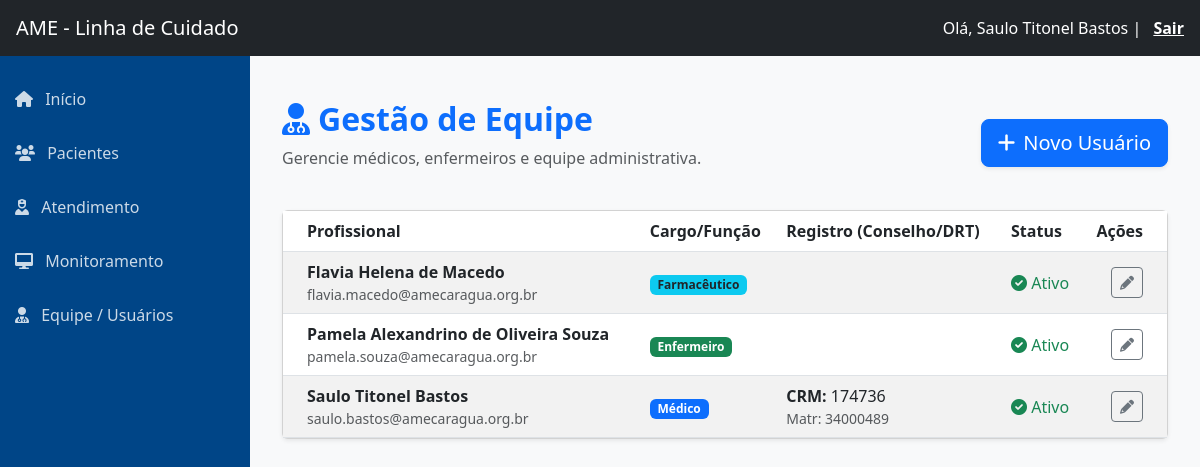
/usuarios/ (signed in), run on the app's committed database.
### core/models.py (models this page shows, shortened)
class Usuario(AbstractUser):
    mudar_senha = models.BooleanField(default=False, verbose_name="Forçar Troca de Senha")
    email_verificado = models.BooleanField(default=False, verbose_name="Email Verificado")
    TIPO_PROFISSIONAL_CHOICES = [
        ('MED', 'Médico'),
        ('ENF', 'Enfermeiro'),
        ('NUT', 'Nutricionista'),
        ('FAR', 'Farmacêutico'),
    ]
    TIPO_REGISTRO_CHOICES = [
        ('CRM', 'CRM'),
        ('COREN', 'COREN'),
        ('CRN', 'CRN'),
        ('CRF', 'CRF'),
    ]
    tipo_profissional = models.CharField(
        max_length=3,
        choices=TIPO_PROFISSIONAL_CHOICES,
        null=True,
        blank=True,
        verbose_name="Tipo Profissional"
    )
    tipo_registro = models.CharField(
        max_length=10,
        choices=TIPO_REGISTRO_CHOICES,
        null=True,
        blank=True,
        verbose_name="Conselho (Ex: CRM)"
    )
    registro_profissional = models.CharField(
        max_length=20,
        null=True,
        blank=True,
        verbose_name="Número do Conselho"
    )
    drt = models.CharField(
        max_length=20,
        null=True,
        blank=True,
        verbose_name="DRT / Matrícula"
    )

### core/views.py (the view, shortened to what this page needs)
# urls.py: path('usuarios/', views.gestao_usuarios, name='gestao_usuarios'),
@login_required
def gestao_usuarios(request):
    users = Usuario.objects.all().order_by('first_name')
    return render(request, 'gestao_usuarios.html', {'users': users})

### core/templates/gestao_usuarios.html (shortened to what this page needs)
{% extends 'base.html' %}
{% load static %}
{% block content %}
<div class="container mt-4">
    <div class="d-flex justify-content-between align-items-center mb-4">
        <div>
            <h2 class="text-primary fw-bold"><i class="fas fa-user-md me-2"></i>Gestão de Equipe</h2>
            <p class="text-muted">Gerencie médicos, enfermeiros e equipe administrativa.</p>
        </div>
        <button type="button" class="btn btn-primary btn-lg shadow-sm" data-bs-toggle="modal" data-bs-target="#modalUsuario">
            <i class="fas fa-plus me-2"></i>Novo Usuário
        </button>
    </div>
    <div class="card shadow-sm">
        <div class="card-body p-0">
            <table class="table table-hover table-striped mb-0 align-middle">
                <thead class="bg-light">
                    <tr>
                        <th class="ps-4">Profissional</th>
                        <th>Cargo/Função</th>
                        <th>Registro (Conselho/DRT)</th>
                        <th>Status</th>
                        <th class="text-end pe-4">Ações</th>
                    </tr>
                </thead>
                <tbody>
                    {% for u in users %}
                    <tr>
                        <td class="ps-4">
                            <div class="fw-bold">{{ u.get_full_name|default:u.username }}</div>
                            <div class="small text-muted">{{ u.email }}</div>
                        </td>
                        <td>
                            {% if u.tipo_profissional == 'MED' %}<span class="badge bg-primary">Médico</span>
                            {% elif u.tipo_profissional == 'ENF' %}<span class="badge bg-success">Enfermeiro</span>
                            {% elif u.tipo_profissional == 'NUT' %}<span class="badge bg-warning text-dark">Nutricionista</span>
                            {% elif u.tipo_profissional == 'FAR' %}<span class="badge bg-info text-dark">Farmacêutico</span>
                            {% else %}<span class="badge bg-secondary">Administrativo</span>
                            {% endif %}
                        </td>
                        <td>
                            {% if u.tipo_registro and u.registro_profissional %}
                                <strong>{{ u.tipo_registro }}:</strong> {{ u.registro_profissional }}
                            {% endif %}
                            {% if u.drt %}
                                <div class="small text-muted">Matr: {{ u.drt }}</div>
                            {% endif %}
                        </td>
                        <td>
                            {% if u.is_active %}
                                <span class="text-success"><i class="fas fa-check-circle"></i> Ativo</span>
                            {% else %}
                                <span class="text-danger"><i class="fas fa-times-circle"></i> Inativo</span>
                            {% endif %}
                        </td>
                        <td class="text-end pe-4">
                            <button class="btn btn-sm btn-outline-secondary" title="Editar"><i class="fas fa-pencil-alt"></i></button>
                        </td>
                    </tr>
                    {% empty %}
                    <tr>
                        <td colspan="5" class="text-center py-4 text-muted">Nenhum usuário cadastrado.</td>
                    </tr>
                    {% endfor %}
                </tbody>
            </table>
        </div>
    </div>
</div>
{% endblock %}

### core/templates/base.html (shortened to what this page needs)
{% load static %}
<!DOCTYPE html>
<html lang="pt-br">
<head>
    <link href="https://cdn.jsdelivr.net/npm/bootstrap@5.3.0/dist/css/bootstrap.min.css" rel="stylesheet">
    <link href="https://cdnjs.cloudflare.com/ajax/libs/font-awesome/6.0.0/css/all.min.css" rel="stylesheet">
</head>
<body>
    <nav class="navbar navbar-dark bg-dark px-3">
        <a class="navbar-brand" href="#">AME - Linha de Cuidado</a>
        <div class="text-white">
            Olá, {{ user.get_full_name|default:user.username }} |
            <a href="{% url 'logout' %}" class="text-white fw-bold ms-2" style="text-decoration: underline;">Sair</a>
        </div>
    </nav>
    <div class="wrapper">
        <nav class="sidebar">
            <ul class="list-unstyled mt-3">
                <li>
                    <a href="{% url 'index' %}">
                        <i class="fas fa-home me-2"></i> Início
                    </a>
                </li>
                <li>
                    <a href="{% url 'gestao_pacientes' %}">
                        <i class="fas fa-users me-2"></i> Pacientes
                    </a>
                </li>
                <li>
                    <a href="{% url 'atendimento_hub' %}">
                        <i class="fas fa-user-nurse me-2"></i> Atendimento
                    </a>
                </li>
                <li>
                    <a href="{% url 'monitoramento_busca' %}">
                        <i class="fas fa-desktop me-2"></i> Monitoramento
                    </a>
                </li>
                <li>
                    <a href="{% url 'gestao_usuarios' %}">
                        <i class="fas fa-user-md me-2"></i> Equipe / Usuários
                    </a>
                </li>
            </ul>
        </nav>
        <main class="content">
            {% block content %}
            {% endblock %}
        </main>
    </div>
</body>
</html>

### core/templates/base.html (style rules this page uses)
body { min-height: 100vh; display: flex; flex-direction: column; }
.wrapper { display: flex; flex: 1; }
.sidebar { min-width: 250px; background-color: #004587; color: white; min-height: 100vh; }
.sidebar a { color: rgba(255,255,255,0.8); text-decoration: none; padding: 15px; display: block; }
.content { flex: 1; padding: 20px; background-color: #f8f9fa; }

### data on the page
Usuario: get_full_name "Saulo Titonel Bastos", email "saulo.bastos@amecaragua.org.br", tipo_profissional "Médico", tipo_registro "CRM", registro_profissional "174736", drt "34000489", is_active True (drawn)
Usuario: get_full_name "Flavia Helena de Macedo", email "flavia.macedo@amecaragua.org.br", tipo_profissional "Farmacêutico", is_active True (drawn)
Usuario: get_full_name "Pamela Alexandrino de Oliveira Souza", email "pamela.souza@amecaragua.org.br", tipo_profissional "Enfermeiro", is_active True (drawn)
